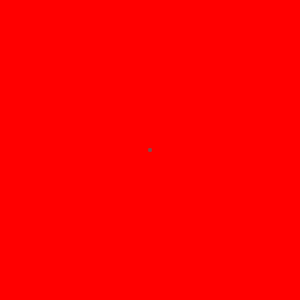
Frame 1 (no input)
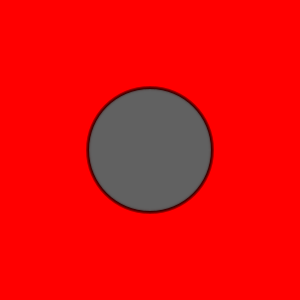
Frame 60 (the mouse pressed at the canvas centre just before this capture)
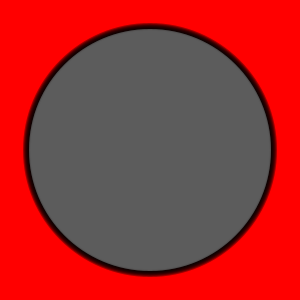
Frame 120 (the mouse held since frame 60 and released just before this capture)

The Processing sketch that drew these frames (run headless with seeded random() and noise(); from frame 60 on, the mouse is pressed at the canvas centre):

// Processing sketch: Ripples2
// ── Ripples2.pde
Ripple ripple;
Ripple ripple2;
Ripple ripple3;
ArrayList<Ripple> manyRipples;


void setup() {
  size(300,300);
  background(255,0,0);
  //ripple = new Ripple(width/2,height/2, 2.1,0);
  //ripple2 = new Ripple(width/2,height/2, 2,255);
  manyRipples = new ArrayList<Ripple>();
  //The statement below is same as ripple1 above.
  manyRipples.add(new Ripple(width/2,height/2, 2,0,2.1,width/2,height/2));
  
  //The statement below is same as ripple2 above.
  manyRipples.add(new Ripple(width/2,height/2, 2,255,2,width/2,height/2));
  
  //This is a new ripple that I am making
  manyRipples.add(new Ripple(width/2,height/2, 2,100,2,width/2,height/2));
  
}

void draw() {
  
  for(int i=manyRipples.size()-1;i>=0;i--){
  
    Ripple newRipple = manyRipples.get(i);
    newRipple.move();
    newRipple.display();
  }
  
 
  
  
}


void mousePressed(){
  
  //If you need from the mouse position
  manyRipples.add(new Ripple(mouseX,mouseY,2,50,4,mouseX,mouseY));
  
  

}


// ── Ripple.pde
class Ripple {
  color c;
  float xpos;
  float ypos;
  float speed;
  float size;
  float positionX;
  float positionY;

//Ripple constructor
  /*
  Ripple(float tempX, float tempY, float tempSize, color tempC) {
    xpos = tempX;
    ypos = tempY;
    size = tempSize;
    c = tempC;
    
  }
  */
  //New ripple constructor where additionally I am passing in speed and X & Y postions.
  Ripple(float tempX, float tempY, float tempSize, color tempC, float rspeed,float MouseXValue, float MouseYValue) {
    xpos = tempX;
    ypos = tempY;
    size = tempSize;
    c = tempC;
    speed=rspeed;
    positionX=MouseXValue;
    positionY=MouseYValue;
  }
  
  /*
  void move(float tspeed) {
    size = size + tspeed;
    if (this.getSize() > width) {
      this.reset(width/2,height/2,tspeed,c);
    }
  }*/
  
  //New ripple move without the speed 
  void move() {
    size = size + speed;
    if (this.getSize() > width) {
      this.reset(positionX,positionY,speed,c);
    }
  }
  
  float getSize() {
    return size;
  }
  
  void reset(float tx, float ty,float tsize, color tC) {
    xpos = tx;
    ypos = ty;
    c = tC;
    fill(c,c,c,100);
    size = tsize;
    ellipse(xpos,ypos, size, size);
  }

  void display() {
    stroke(2,2);
    fill(c,100);
    ellipseMode(CENTER);
    ellipse(xpos,ypos, size, size);
  }
  
}
